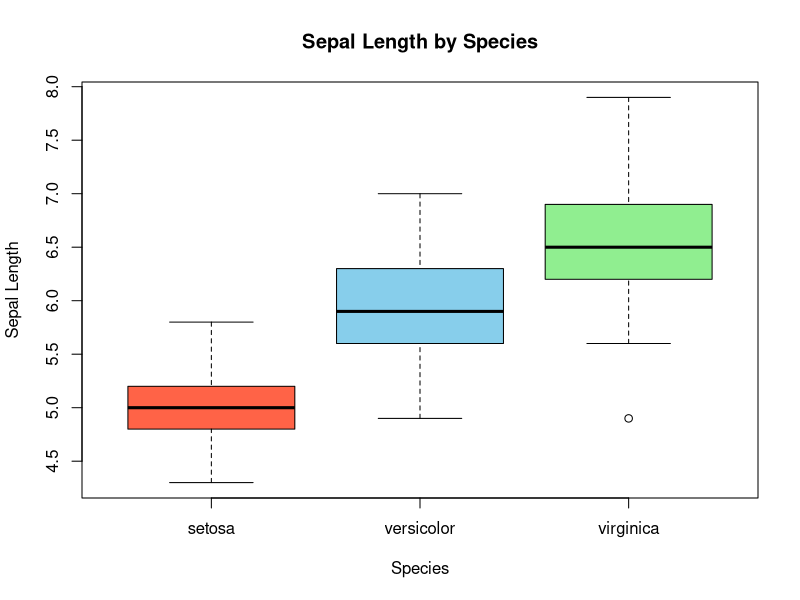
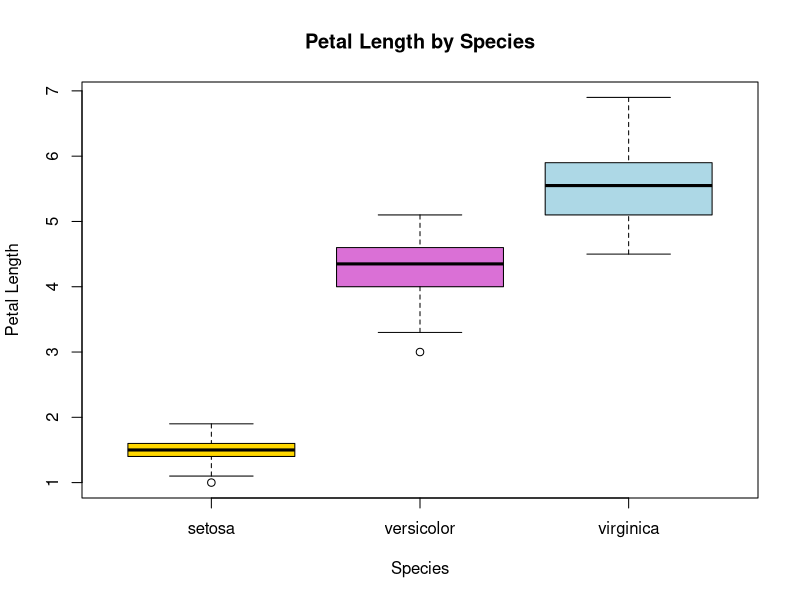
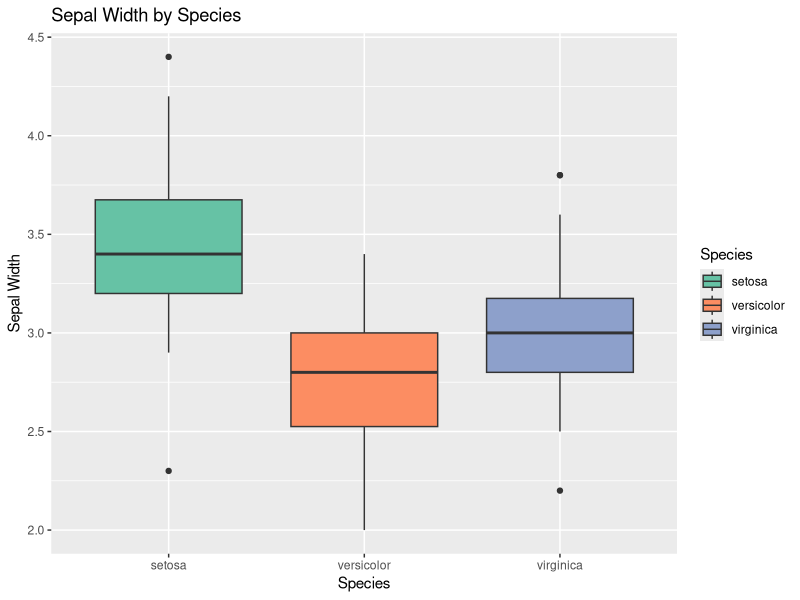

The R source for these figures, in order:
# Load dataset 
data(iris) 
# 1. Boxplot of Sepal Length grouped by Species (Base R) 
boxplot(Sepal.Length ~ Species, 
data = iris, 
main = "Sepal Length by Species", 
xlab = "Species", 
ylab = "Sepal Length", 
col = c("tomato", "skyblue", "lightgreen")) 
# 2. Boxplot of Petal Length grouped by Species (Base R) 
boxplot(Petal.Length ~ Species, 
data = iris, 
main = "Petal Length by Species", 
xlab = "Species", 
ylab = "Petal Length", 
col = c("gold", "orchid", "lightblue")) 
# 3. Boxplot with Color Palette (ggplot2) 
library(ggplot2) 
ggplot(iris, aes(x = Species, y = Sepal.Width, fill = Species)) + 
geom_boxplot() + 
scale_fill_brewer(palette = "Set2") + 
labs(title = "Sepal Width by Species", 
x = "Species", 
y = "Sepal Width") 
